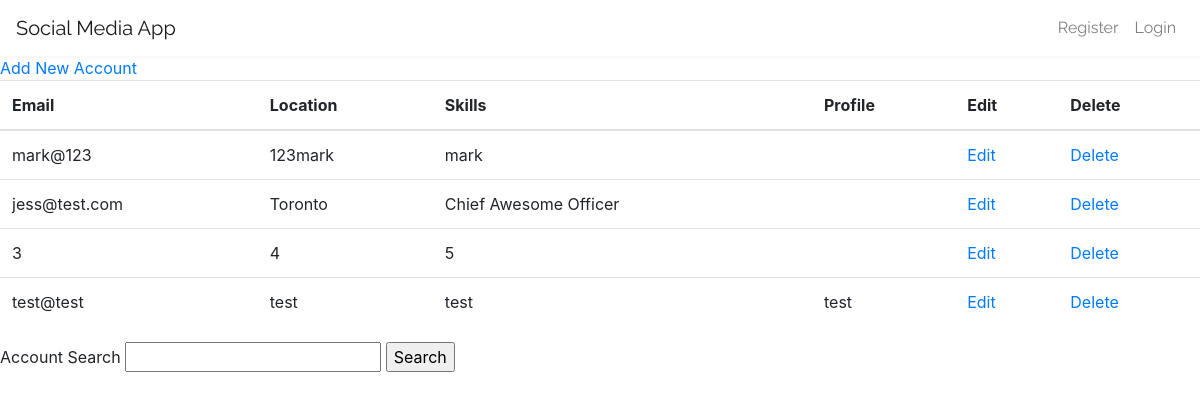
Page /viewDB.php on the committed database.
### tables this page shows
CREATE TABLE `database1` (
  `userID` int(11) NOT NULL,
  `userEmail` varchar(111) NOT NULL,
  `userLocation` varchar(111) NOT NULL,
  `userSkills` varchar(111) NOT NULL,
  `userProfile` varchar(111) NOT NULL
);

### viewDB.php (the view, shortened to what this page needs)
  <?php require('header.php'); ?>
  <a href="Account.php"> Add New Account </a>
  <?php
  try {
    require('db.php');
    $sql = "SELECT * FROM database1;";
    $cmd = $conn->prepare($sql);
    $cmd->execute();
    $database1 = $cmd->fetchAll();
    echo '<table class="table">
                    <thread>
                    <th> Email </th>
                    <th> Location </th>
                    <th> Skills </th>
                    <th> Profile </th>
                    <th> Edit </th>
                    <th> Delete </th>
                    </thread>
                    <tbody>';
    foreach($database1 as $datab) {
      echo '<tr><td>' . $datab['userEmail'] . '</td>';
      echo '<td>' . $datab['userLocation'] . '</td>';
      echo '<td>' . $datab['userSkills'] . '</td>';
      echo '<td>' . $datab['userProfile'] . '</td>';
      echo '<td><a href="account.php?userID=' . $datab['userID'] . '">Edit</a></td>';
      echo '<td><a href="deleteProduct.php?userID=' . $datab['userID'] . '" onclick = " return confirm (\'Are you sure? \');"> Delete </a></td></tr>';
    }
    echo '</tbody></table>';
  }
  catch(PDOExcetion $e) {
    echo "<p> There was an error with your form submission </p>";
  }
?>
<!doctype html>
<html>
<head>
</head>
<body>
  <form action="search.php" method="get">
    <label for="usersearch"> Account Search</label>
    <input name="usersearch" id="usersearch" type="text">
    <input type="submit" name="submit" value="Search">
  </form>
</body>
</html>

### header.php (shortened to what this page needs)
<!doctype html>
<html>
<head>
<link rel="stylesheet" href="style.css">
<link rel="stylesheet" href="https://stackpath.bootstrapcdn.com/bootstrap/4.1.3/css/bootstrap.min.css">
</head>
<body>
<nav class="navbar navbar-expand-lg navbar-light navbar-laravel">
	<a href="menu.php" title="Social Media App" class="navbar-brand">Social Media App</a>
	<ul class="navbar-nav ml-auto">
		<?php
		if (!empty($_SESSION['userID'])) { ?>
			<li><a class="nav-link" href="viewDB.php" title="Movies">Accounts</a></li>
			<li><a class="nav-link" href="logout.php" title="Logout">Logout</a></li>
		<?php
		}
		else { ?>
			<li><a class="nav-link" href="register.php" title="Register">Register</a></li>
			<li><a class="nav-link" href="login.php" title="Login">Login</a></li>
		<?php } ?>
	</ul>
</nav>

### style.css (style rules this page uses)
body { margin: 0; font-size: .9rem; font-weight: 400; line-height: 1.6; color: #212529; text-align: left; background-color: #f5f8fa; }
.navbar-laravel { box-shadow: 0 2px 4px rgba(0,0,0,.04); }
.navbar-brand , .nav-link, .my-form, .login-form { font-family: Raleway, sans-serif; }

### rows in the picture
database1: userEmail "mark@123", userLocation "123mark", userSkills "mark"
database1: userEmail "jess@test.com", userLocation "Toronto", userSkills "Chief Awesome Officer"
database1: userEmail "3", userLocation "4", userSkills "5"
database1: userEmail "test@test", userLocation "test", userSkills "test", userProfile "test"
